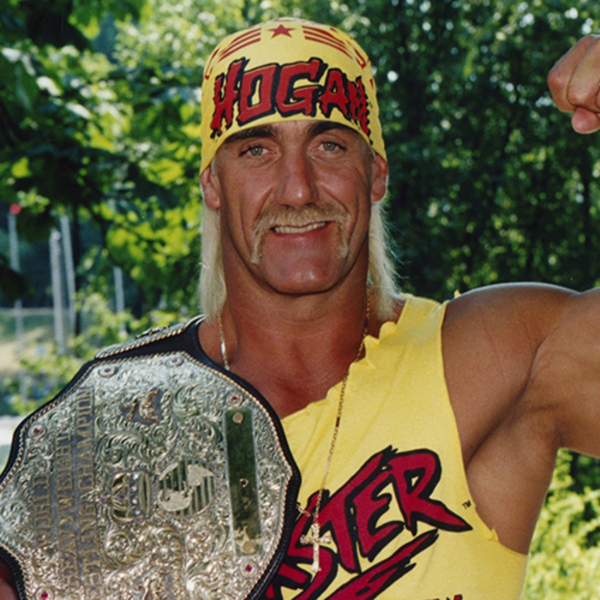
#> input picture Images/HulkHogan2.jpg, 1200 x 1200 px, found by its file name (shown at 1/2 size); its folder holds 2 pictures in this run
$ python main.py
#> lines starting #> are read from the running program, lines starting #| are printed output that depends on the picture
from PIL import Image
import os

# Script creates thumbnails of all jpegs in folder, renames, and saves in another folder

path = 'C:/Users/carlo/Desktop/My Stuff/Python Stuff/ImageEditorPractice/Images'
pathOut = 'C:/Users/carlo/Desktop/My Stuff/Python Stuff/ImageEditorPractice/EditedImages'

size = 128, 128

for filename in os.listdir(path):
    img = Image.open(f'{path}/{filename}')
#> img is the input picture: PIL image 1200x1200 RGB; mean R, G, B 104.8, 96.8, 67.6
    img.thumbnail(size)
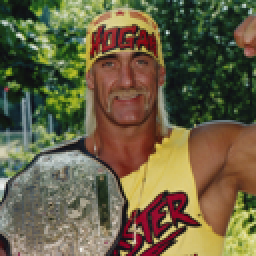
#> img: PIL image 128x128 RGB (shown 2 times larger); mean R, G, B 104.9, 96.8, 67.6
    clean_img = os.path.splitext(filename)[0]
    img.save(f'{pathOut}/{clean_img}_thumbnail.jpg')
#> pass 2 of the loop `for filename in os.listdir(path):`:
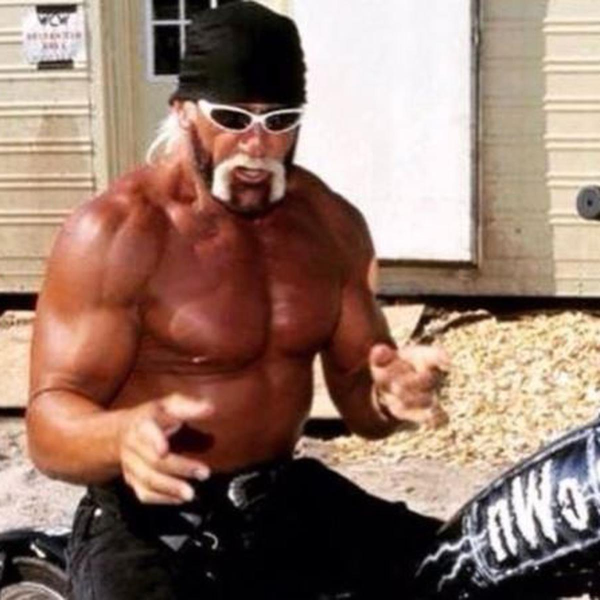
#> input picture Images/HulkHogan3.jpg, 1200 x 1200 px, found by its file name (shown at 1/2 size)
#> img is the input picture: PIL image 1200x1200 RGB; mean R, G, B 147.9, 121.1, 108
#> `img.thumbnail(size)`:
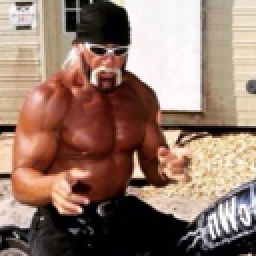
#> img: PIL image 128x128 RGB (shown 2 times larger); mean R, G, B 147.9, 121.1, 108
